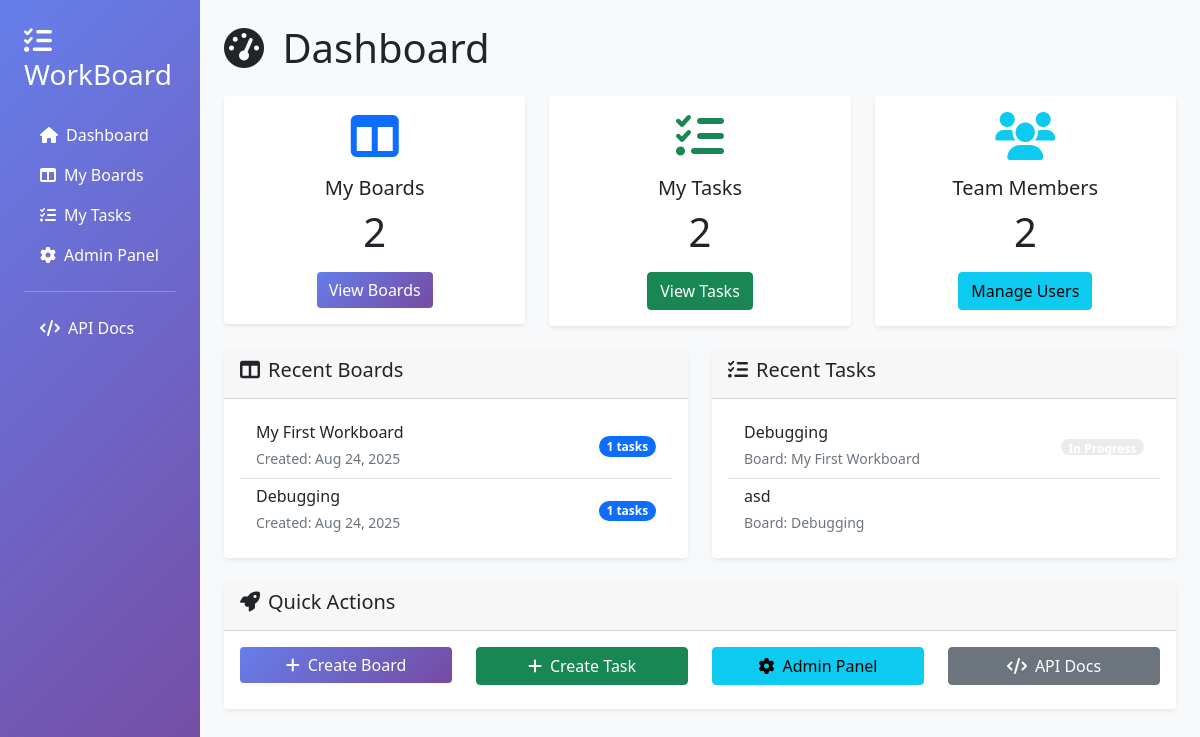
The app's page / (signed in) with its own data.
### boards/models.py (models this page shows, shortened)
class Board(models.Model):
    name = models.CharField(max_length=255)
    description = models.TextField(blank=True)
    owner = models.ForeignKey(
        CustomUser,
        on_delete=models.CASCADE,
        related_name='boards'
    )
    created_at = models.DateTimeField(auto_now_add=True)
    updated_at = models.DateTimeField(auto_now=True)
    class Meta:
        ordering = ['-created_at']

class Task(models.Model):
    STATUS_CHOICES = [
        ('To-Do', 'To-Do'),
        ('In Progress', 'In Progress'),
        ('Completed', 'Completed'),
    ]
    board = models.ForeignKey(
        Board,
        on_delete=models.CASCADE,
        related_name='tasks'
    )
    title = models.CharField(max_length=255)
    description = models.TextField(blank=True)
    status = models.CharField(
        max_length=20,
        choices=STATUS_CHOICES,
        default='To-Do'
    )
    assignee = models.ForeignKey(
        CustomUser,
        on_delete=models.SET_NULL,
        null=True,
        blank=True,
        related_name='assigned_tasks'
    )
    created_by = models.ForeignKey(
        CustomUser,
        on_delete=models.CASCADE,
        related_name='created_tasks'
    )
    created_at = models.DateTimeField(auto_now_add=True)
    updated_at = models.DateTimeField(auto_now=True)
    class Meta:
        ordering = ['-created_at']

### boards/views_web.py (the view)
# urls.py: path('', views_web.dashboard, name='dashboard'),
@login_required
def dashboard(request):
    user = request.user  # Get the current user
    boards_count = Board.objects.filter(owner=user).count()
    tasks_count = Task.objects.filter(
        Q(board__owner=user) | Q(assignee=user)
    ).count()
    users_count = User.objects.count()
    recent_boards = Board.objects.filter(owner=user).order_by('-created_at')[:5]
    recent_tasks = Task.objects.filter(
        Q(board__owner=user) | Q(assignee=user)
    ).order_by('-created_at')[:5]
    context = {
        'boards_count': boards_count,
        'tasks_count': tasks_count,
        'users_count': users_count,
        'recent_boards': recent_boards,
        'recent_tasks': recent_tasks,
    }
    return render(request, 'dashboard.html', context)

### templates/dashboard.html (shortened to what this page needs)
{% extends 'base.html' %}
{% block content %}
<div class="row">
    <div class="col-12">
        <h1 class="mb-4">
            <i class="fas fa-tachometer-alt me-2"></i>
            Dashboard
        </h1>
    </div>
</div>
<div class="row mb-4">
    <div class="col-md-4">
        <div class="card">
            <div class="card-body text-center">
                <i class="fas fa-columns fa-3x text-primary mb-3"></i>
                <h5 class="card-title">My Boards</h5>
                <p class="card-text display-6">{{ boards_count }}</p>
                <a href="{% url 'boards_list' %}" class="btn btn-primary">View Boards</a>
            </div>
        </div>
    </div>
    <div class="col-md-4">
        <div class="card">
            <div class="card-body text-center">
                <i class="fas fa-list-check fa-3x text-success mb-3"></i>
                <h5 class="card-title">My Tasks</h5>
                <p class="card-text display-6">{{ tasks_count }}</p>
                <a href="{% url 'tasks_list' %}" class="btn btn-success">View Tasks</a>
            </div>
        </div>
    </div>
    <div class="col-md-4">
        <div class="card">
            <div class="card-body text-center">
                <i class="fas fa-users fa-3x text-info mb-3"></i>
                <h5 class="card-title">Team Members</h5>
                <p class="card-text display-6">{{ users_count }}</p>
                <a href="{% url 'admin:boards_customuser_changelist' %}" class="btn btn-info">Manage Users</a>
            </div>
        </div>
    </div>
</div>
<div class="row">
    <div class="col-md-6">
        <div class="card">
            <div class="card-header">
                <h5><i class="fas fa-columns me-2"></i>Recent Boards</h5>
            </div>
            <div class="card-body">
                {% if recent_boards %}
                    <div class="list-group list-group-flush">
                        {% for board in recent_boards %}
                        <div class="list-group-item d-flex justify-content-between align-items-center">
                            <div>
                                <h6 class="mb-1">{{ board.name }}</h6>
                                <small class="text-muted">Created: {{ board.created_at|date:"M d, Y" }}</small>
                            </div>
                            <span class="badge bg-primary rounded-pill">{{ board.tasks.count }} tasks</span>
                        </div>
                        {% endfor %}
                    </div>
                {% else %}
                    <p class="text-muted">No boards created yet.</p>
                {% endif %}
            </div>
        </div>
    </div>
    <div class="col-md-6">
        <div class="card">
            <div class="card-header">
                <h5><i class="fas fa-list-check me-2"></i>Recent Tasks</h5>
            </div>
            <div class="card-body">
                {% if recent_tasks %}
                    <div class="list-group list-group-flush">
                        {% for task in recent_tasks %}
                        <div class="list-group-item d-flex justify-content-between align-items-center">
                            <div>
                                <h6 class="mb-1">{{ task.title }}</h6>
                                <small class="text-muted">Board: {{ task.board.name }}</small>
                            </div>
                            <span class="badge bg-{{ task.status|lower }} rounded-pill">{{ task.status }}</span>
                        </div>
                        {% endfor %}
                    </div>
                {% else %}
                    <p class="text-muted">No tasks created yet.</p>
                {% endif %}
            </div>
        </div>
    </div>
</div>
<div class="row mt-4">
    <div class="col-12">
        <div class="card">
            <div class="card-header">
                <h5><i class="fas fa-rocket me-2"></i>Quick Actions</h5>
            </div>
            <div class="card-body">
                <div class="row">
                    <div class="col-md-3">
                        <a href="{% url 'board_create' %}" class="btn btn-primary w-100 mb-2">
                            <i class="fas fa-plus me-2"></i>Create Board
                        </a>
                    </div>
                    <div class="col-md-3">
                        <a href="{% url 'task_create' %}" class="btn btn-success w-100 mb-2">
                            <i class="fas fa-plus me-2"></i>Create Task
                        </a>
                    </div>
                    <div class="col-md-3">
                        <a href="{% url 'admin:index' %}" class="btn btn-info w-100 mb-2">
                            <i class="fas fa-cog me-2"></i>Admin Panel
                        </a>
                    </div>
                    <div class="col-md-3">
                        <a href="/api/" class="btn btn-secondary w-100 mb-2">
                            <i class="fas fa-code me-2"></i>API Docs
                        </a>
                    </div>
                </div>
            </div>
        </div>
    </div>
</div>
{% endblock %}

### templates/base.html (style rules this page uses)
.card { border: none; box-shadow: 0 0.125rem 0.25rem rgba(0, 0, 0, 0.075); transition: transform 0.2s; }
.btn-primary { background: linear-gradient(135deg, #667eea 0%, #764ba2 100%); border: none; }

### records on screen
Board: name "My First Workboard", created_at "Aug 24, 2025", tasks.count "1"
Board: name "Debugging", created_at "Aug 24, 2025", tasks.count "1"
Task: title "Debugging", board.name "My First Workboard", status "In Progress"
Task: title "asd", board.name "Debugging"

### other values on screen
{{ boards_count }} "2"
{{ tasks_count }} "2"
{{ users_count }} "2"
